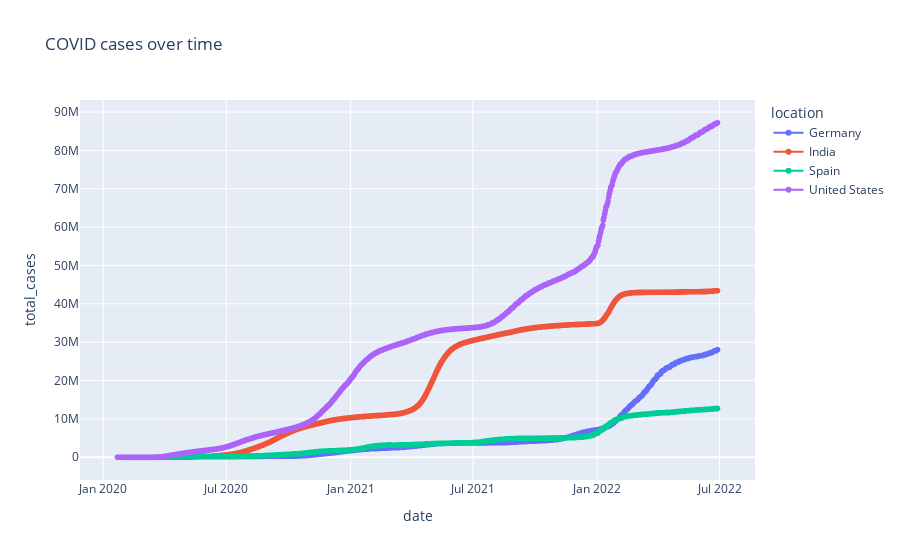

The notebook cell this image was saved under:
### Markdown cell above
### Linear Graph - Plotting the total Covid-19 cases over time for all selected countries

### Code cell
import plotly.express as px
fig = px.line(df_final_data, x="date", y="total_cases", color ='location', title='COVID cases over time',markers=True)
fig.show()

### Figure 1 — Plotly figure (JSON) as saved in the notebook; plotly's stock layout.template omitted (floating-point values rounded to 4 significant figures; data arrays with more than 128 entries replaced by an {"elided": "..."} marker saying what was removed)
{"data": [{"hovertemplate": "location=Germany<br>date=%{x}<br>total_cases=%{y}<extra></extra>", "legendgroup": "Germany", "line": {"color": "#636efa", "dash": "solid"}, "marker": {"symbol": "circle"}, "mode": "lines+markers", "name": "Germany", "showlegend": true, "type": "scattergl", "x": {"elided": "884 str values"}, "xaxis": "x", "y": {"elided": "884 int values"}, "yaxis": "y"}, {"hovertemplate": "location=India<br>date=%{x}<br>total_cases=%{y}<extra></extra>", "legendgroup": "India", "line": {"color": "#EF553B", "dash": "solid"}, "marker": {"symbol": "circle"}, "mode": "lines+markers", "name": "India", "showlegend": true, "type": "scattergl", "x": {"elided": "881 str values"}, "xaxis": "x", "y": {"elided": "881 int values"}, "yaxis": "y"}, {"hovertemplate": "location=Spain<br>date=%{x}<br>total_cases=%{y}<extra></extra>", "legendgroup": "Spain", "line": {"color": "#00cc96", "dash": "solid"}, "marker": {"symbol": "circle"}, "mode": "lines+markers", "name": "Spain", "showlegend": true, "type": "scattergl", "x": {"elided": "879 str values"}, "xaxis": "x", "y": {"elided": "879 int values"}, "yaxis": "y"}, {"hovertemplate": "location=United States<br>date=%{x}<br>total_cases=%{y}<extra></extra>", "legendgroup": "United States", "line": {"color": "#ab63fa", "dash": "solid"}, "marker": {"symbol": "circle"}, "mode": "lines+markers", "name": "United States", "showlegend": true, "type": "scattergl", "x": {"elided": "889 str values"}, "xaxis": "x", "y": {"elided": "889 int values"}, "yaxis": "y"}], "layout": {"legend": {"title": {"text": "location"}, "tracegroupgap": 0}, "title": {"text": "COVID cases over time"}, "xaxis": {"anchor": "y", "domain": [0, 1], "title": {"text": "date"}}, "yaxis": {"anchor": "x", "domain": [0, 1], "title": {"text": "total_cases"}}}}
